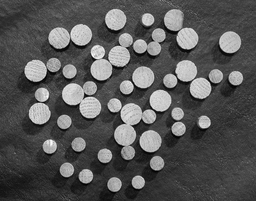
#> input picture Lab 7/wood_disk.tif, 256 x 201 px, shrunk from 675 x 531 before the run
$ jupyter execute B030_PreetJha_B1_IVP_Lab7.ipynb
#> lines starting #> are read from the running program, lines starting #| are printed output that depends on the picture; after the words box and inside, x2 and y2 are one past the last pixel; in counts of white or black regions, pixels touching at a corner belong together
# AIM
Apply morphology operations on the given test image

Preet Jha
B030
B1
B.Tech CE
8 Sep 2022

[cell 1]
import numpy as np
import matplotlib.pyplot as plt
from skimage import io

[cell 2]
image=io.imread('wood_disk.tif')
#> image is the input picture: shape (201, 256); min 0, max 255, mean 86.7
image_b=image.copy()
[rows,cols]= image_b.shape
#> rows = 201; cols = 256

[cell 3]
for r in range(rows):
    for c in range(cols):
        if image_b[r][c]>100:
            image_b[r][c]=255
        else:
            image_b[r][c]=0
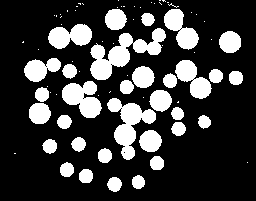
#> image_b: shape (201, 256); 23% white; 78 white regions (46 under 20 px), largest, box (x1, y1, x2, y2) and area: (90, 28, 166, 80) 1548, (107, 98, 156, 160) 1244, (62, 81, 102, 118) 926

[cell 4]
image_e=image_b.copy()
""" sz=int(input('Enter your size: ')) """
sz=21
se=255*np.ones([sz,sz])
cent=int((sz-1)/2)

[cell 5]
for r in range(cent,rows):
    for c in range(cent,cols):
        temp=image_b[r-cent:r+cent+1,c-cent:c+cent+1]
        if np.array_equal(temp,se):
            image_e[r][c]=255
        else:
            image_e[r][c]=0
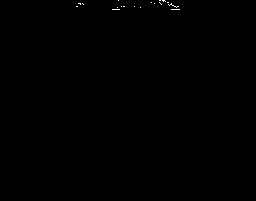
#> image_e: shape (201, 256); 0.11% white in thin lines or dots, all inside (x1, y1, x2, y2) = (76, 0, 180, 10)

[cell 6]
image_d=image_b.copy()
""" sz=int(input('Enter your size: ')) """
sz=21
se=255*np.ones([sz,sz])
cent=int((sz-1)/2)

[cell 7]
for r in range(cent, rows):
    for c in range(cent, cols):
        temp = image_b[r-cent:r+cent+1, c-cent:c+cent+1]
        if np.isin(255, temp):
            image_d[r][c] = 255
        else:
            image_d[r][c] = 0
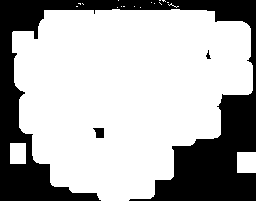
#> image_d: shape (201, 256); 69.7% white; 3 black regions, box (x1, y1, x2, y2) and area: (0, 0, 256, 201) 15497, (93, 128, 104, 138) 87, (206, 50, 211, 59) 22

[cell 8]
for r in range(cent, rows):
    for c in range(cent, cols):
        temp = image_e[r-cent:r+cent+1, c-cent:c+cent+1]
        if np.isin(255, temp):
            image_d[r][c] = 255
        else:
            image_d[r][c] = 0
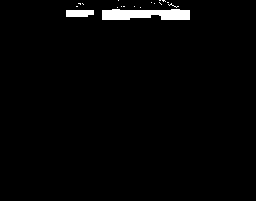
#> image_d: shape (201, 256); 2% white; 18 white regions (16 under 20 px), largest, box (x1, y1, x2, y2) and area: (102, 9, 190, 20) 807, (66, 10, 94, 17) 184

[cell 9]
plt.figure(figsize=(12, 12))

plt.subplot(1, 4, 1)
plt.imshow(image, cmap='gray')
plt.title("Original")

plt.subplot(1, 4, 2)
plt.imshow(image_b, cmap='gray')
plt.title("Binary")

plt.subplot(1, 4, 3)
plt.imshow(image_e, cmap="gray")
plt.title("Eroded")

plt.subplot(1, 4, 4)
plt.imshow(image_d, cmap="gray")
plt.title("Eroded and Dilated")
